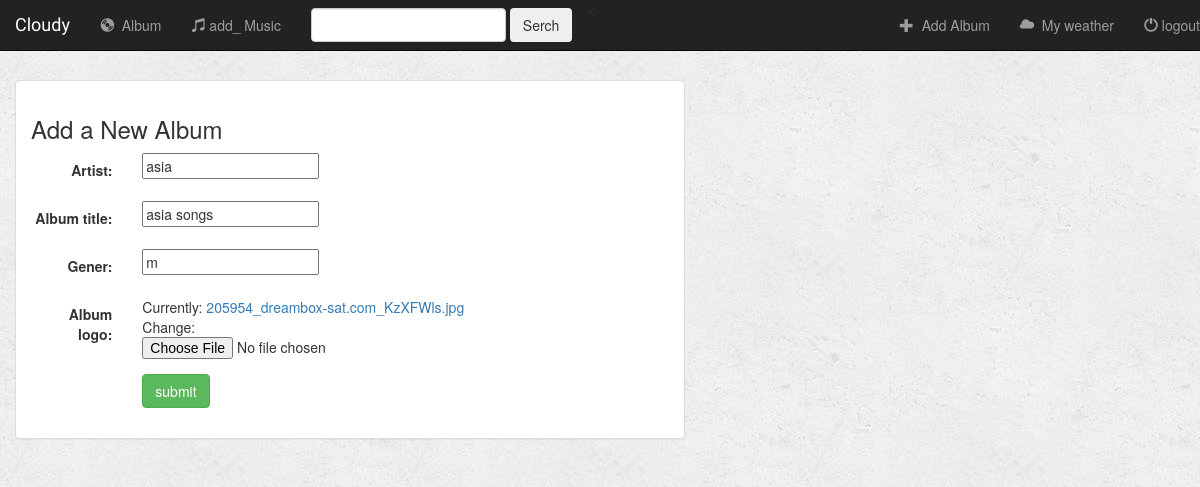
Page /music/album/1/ on the committed database.
### music/models.py (models this page shows, shortened)
class Album(models.Model):
    user=models.ForeignKey( User,unique=False,on_delete=models.CASCADE,null=True)
    artist = models.CharField(max_length=250)
    album_title = models.CharField(max_length=500)
    gener = models.CharField(max_length=500)
    album_logo = models.FileField()

### music/views.py (the view)
# urls.py: url(r'album/(?P<pk>[0-9]+)/$', views.UpdateAlbum.as_view(), name="album-update"),
class UpdateAlbum(UpdateView):
    model = Album
    fields = ['artist','album_title','gener','album_logo']

### music/templates/music/album_form.html (shortened to what this page needs)
{% extends 'music/base.html' %}
{% block body %}
    <br><br>
    <br><br>
<div class="container-fluid">
    <div class="row">
        <div class="col-sm-12 col-md-7">
            <div class="panel panel-default">
                <div class="panel-body">
                    <h3>Add a New Album</h3>
                <form class ="form-horizontal" action="" method="post" enctype="multipart/form-data">
                {% include 'music/form-template.html' %}
                    <div class="form-group">
                        <div class="col-sm-offset-2 col-sm-10">
                            <button class="btn btn-success" type="submit">submit</button>
                        </div>
                    </div>
                </form>
            </div>
        </div>
    </div>
    </div></div>
{% endblock %}

### music/templates/music/form-template.html (shortened to what this page needs)
{% for filed in form %}
    <div class="form-group">
        <div class="col-sm-offset-2 col-sm-10">
        </div>
        <label class="control-label col-sm-2">{{ filed.label_tag }}</label>
        <div class=" col-sm-10">
            {{ filed }}
        </div>
    </div>
{% endfor %}

### music/static/music/style.css (style rules this page uses)
body { background: white url("imeges/background.png"); }

### rows in the picture
Album: form "asia" "asia songs" "m"

### other values in the picture
{{ filed.label_tag }} "Artist:" "Album title:" "Gener:" "Album logo:"
